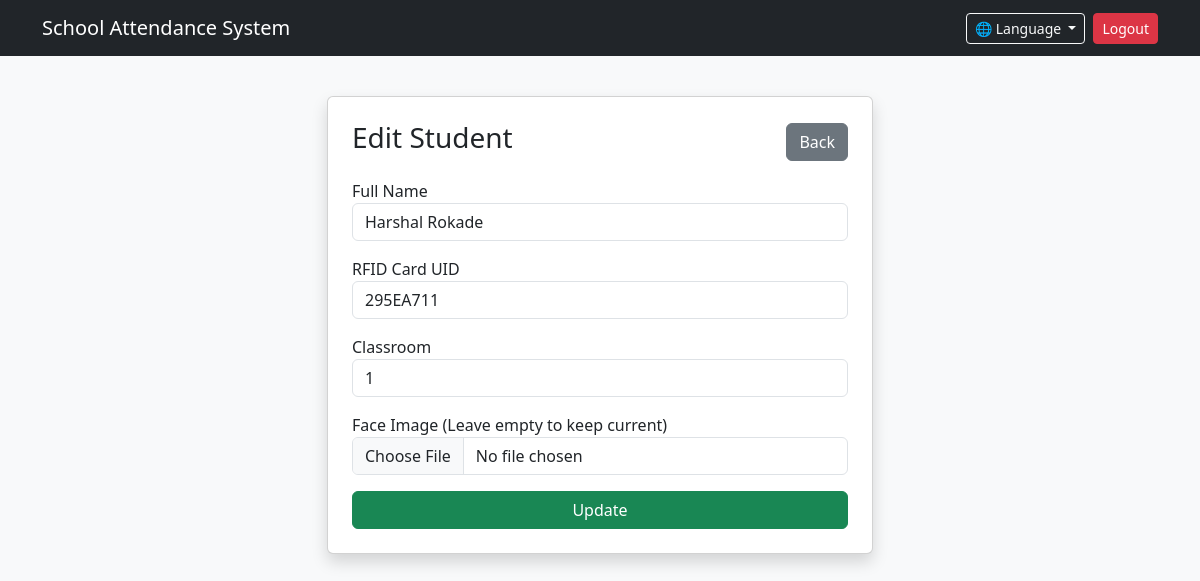
The app's page /edit_student/3 (signed in) with its own data.
### app.py (models this page shows)
class Student(db.Model):
    id = db.Column(db.Integer, primary_key=True)
    name = db.Column(db.String(100), nullable=False)
    rfid_uid = db.Column(db.String(50), unique=True, nullable=False)
    image_file = db.Column(db.String(100), nullable=False)
    classroom = db.Column(db.String(50), nullable=False)
    school_id = db.Column(db.Integer, db.ForeignKey('school.id'), nullable=False)

### app.py (the view, shortened to what this page needs)
@app.route('/edit_student/<int:student_id>', methods=['GET', 'POST'])
@login_required
def edit_student(student_id):
    student = Student.query.get_or_404(student_id)
    return render_template('add_student.html', student=student)

### app.py (called while the page is built)
@app.context_processor
def inject_language():
    lang_code = session.get('lang', 'en')
    return dict(t=TRANSLATIONS.get(lang_code, TRANSLATIONS['en']), current_lang=lang_code)

@login_manager.user_loader
def load_user(user_id):
    return User.query.get(int(user_id))

### templates/add_student.html
{% extends "base.html" %}
{% block content %}
<div class="row justify-content-center">
    <div class="col-md-6">
        <div class="card shadow p-4 mt-3">
            <div class="d-flex justify-content-between align-items-center mb-3">
                <h3>{{ 'Edit Student' if student else 'Add New Student' }}</h3>
                <a href="javascript:history.back()" class="btn btn-secondary">Back</a>
            </div>
            <form method="POST" enctype="multipart/form-data">
                <div class="mb-3">
                    <label>Full Name</label>
                    <input type="text" name="name" class="form-control" value="{{ student.name if student else '' }}" required>
                </div>
                <div class="mb-3">
                    <label>RFID Card UID</label>
                    <input type="text" name="rfid" class="form-control" value="{{ student.rfid_uid if student else '' }}" required>
                </div>
                <div class="mb-3">
                    <label>Classroom</label>
                    {% if prefill_class %}
                        <input type="text" name="classroom" class="form-control" value="{{ prefill_class }}" readonly>
                    {% else %}
                        <input type="text" name="classroom" class="form-control" value="{{ student.classroom if student else '' }}" placeholder="e.g. 10-A" required>
                    {% endif %}
                </div>
                <div class="mb-3">
                    <label>Face Image {{ '(Leave empty to keep current)' if student else '' }}</label>
                    <input type="file" name="image" class="form-control" accept="image/*" {{ 'required' if not student else '' }}>
                </div>
                <button type="submit" class="btn btn-success w-100">{{ 'Update' if student else 'Save' }}</button>
            </form>
        </div>
    </div>
</div>
{% endblock %}

### records on screen
Student: name "Harshal Rokade", rfid "295EA711", classroom "1"

### other values on screen
{{ t['title'] }} "School Attendance System"
{{ t['logout'] }} "Logout"
{{ 'Edit Student' if student else 'Add New Student' }} "Edit Student"
{{ '(Leave empty to keep current)' if student else '' }} "(Leave empty to keep current)"
{{ 'Update' if student else 'Save' }} "Update"
